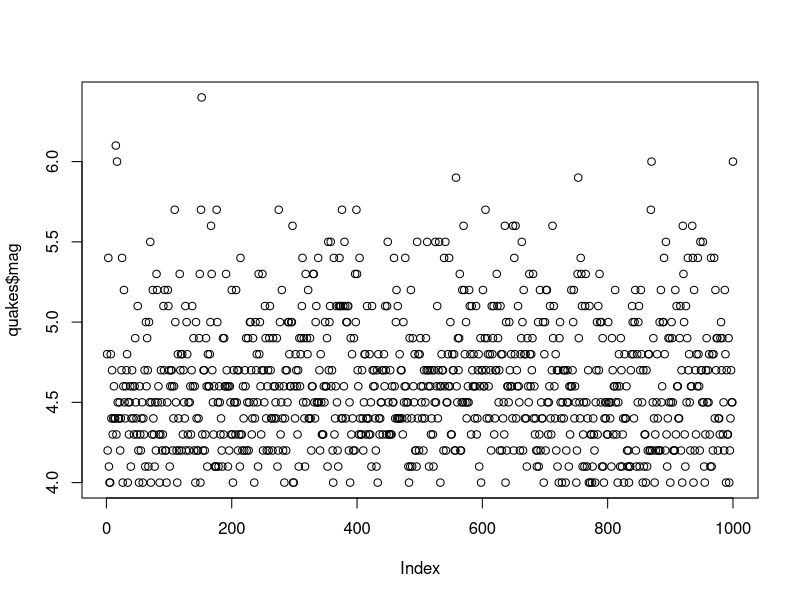
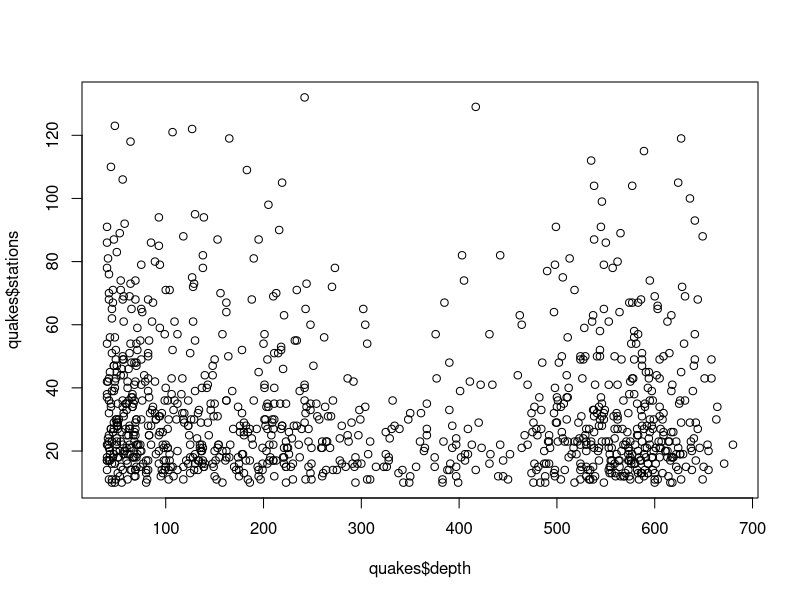
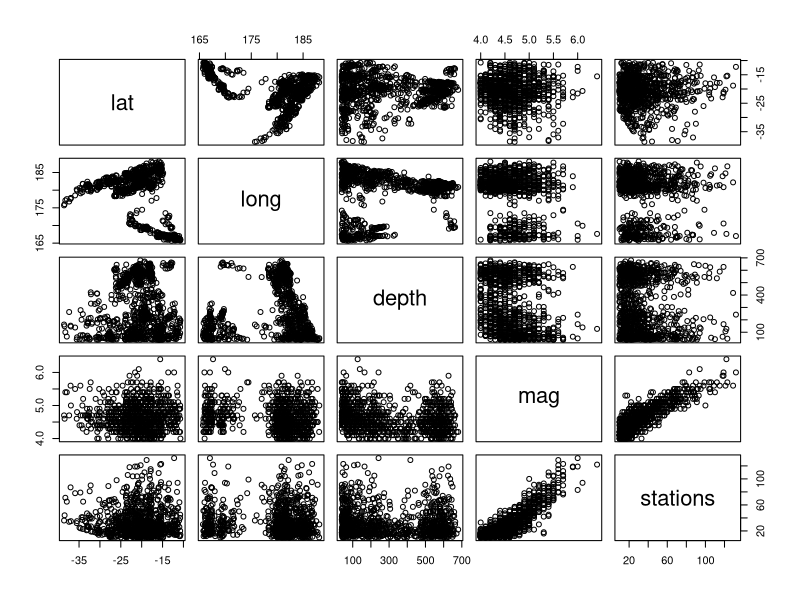
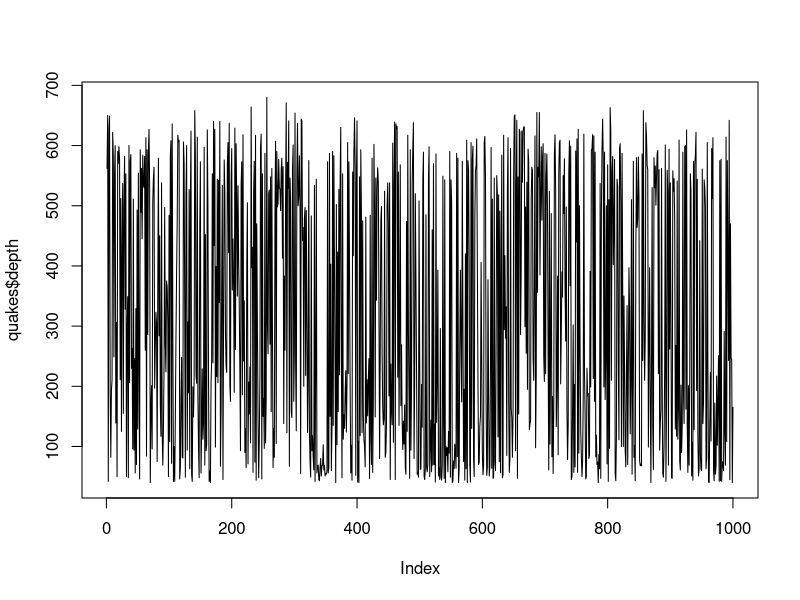
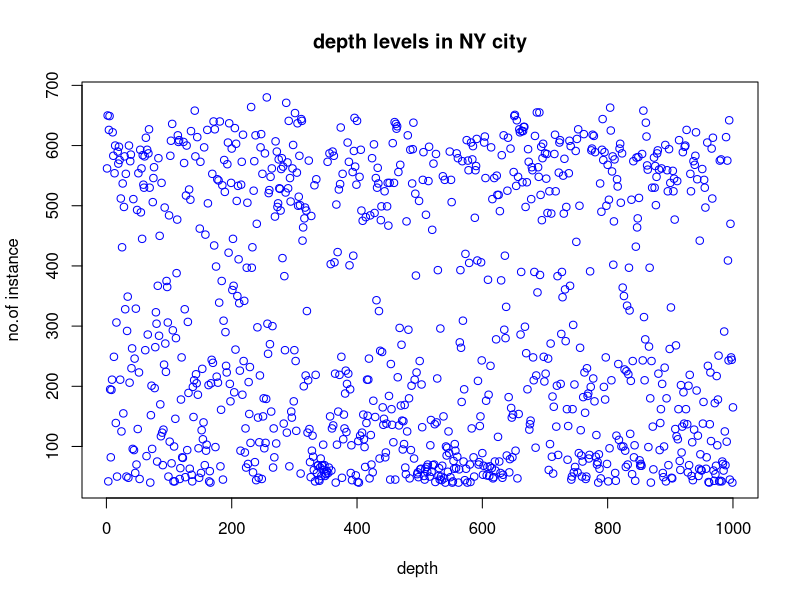
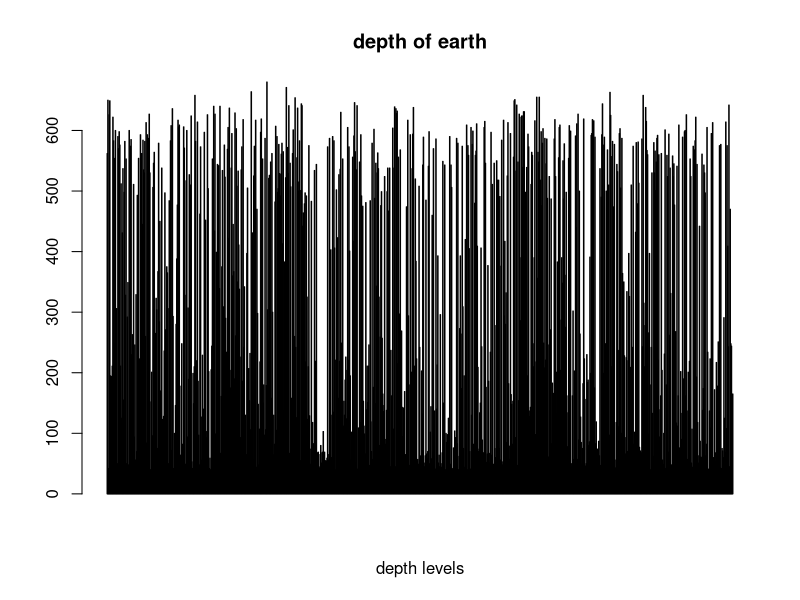
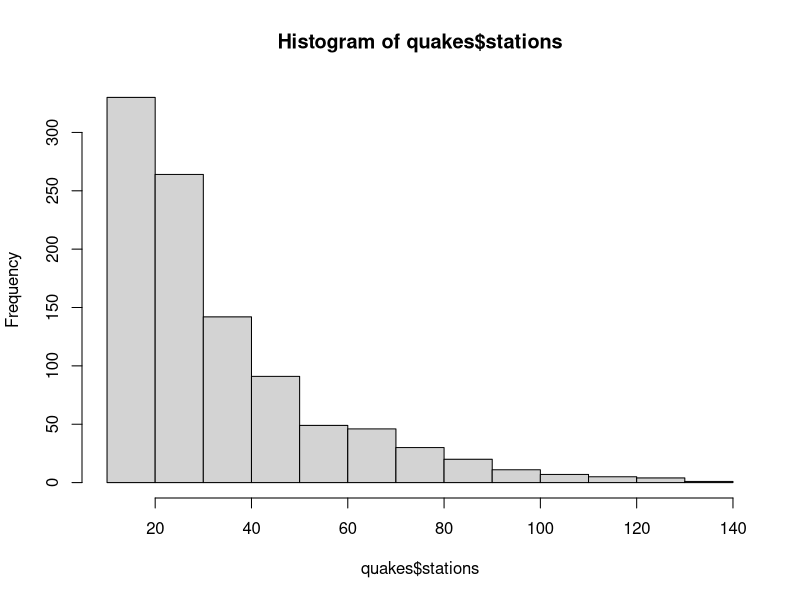
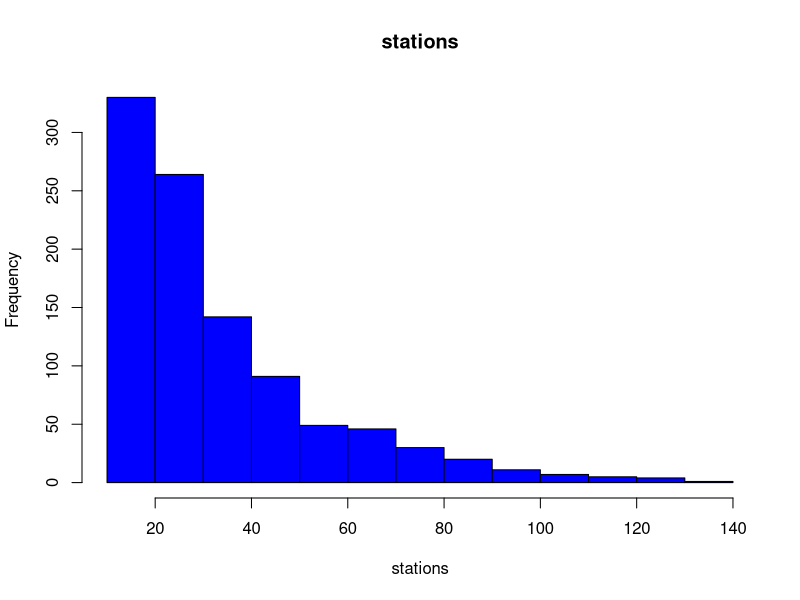

The R script that drew these images, in order:
e_quakes<-datasets::quakes
head(quakes)
tail(quakes)
quakes[,c(1,2)]
quakes$dep
summary(quakes$mag)
summary(quakes)
plot(quakes$mag)
plot(quakes$depth,quakes$stations)
plot(quakes)
#points and lines
plot(quakes$depth,type = "l")#p:points,l:lines,b:both
plot(quakes$depth,xlab = "depth ",
     ylab = "no.of instance",main="depth levels in NY city",
     col="blue")

#horizontal barplot
barplot(quakes$depth,main = "depth of earth",
        xlab="depth levels",col = "blue",horiz = F)
#histogram
hist(quakes$stations)
hist(quakes$stations,main="stations",
     xlab = "stations",col = "blue")

#single boxplot
boxplot(quakes$stations)

#multiple boxplots
boxplot(quakes[,1:4],main="multiple")

#margin of the grid(mar),
#no of rows and columns(mfrow),
#whether a border is to be included(bty)
#and position of the
#labels(las:1 for horizontal, las:0 for vertical)
#bty-box around the plot

par(mfrow=c(3,3),mar=c(2,5,2,1),las=1,bty="o")

plot(quakes$stations)
plot(quakes$depth,quakes$mag)
plot(quakes$depth,type="l")
plot(quakes$depth,type = "l")
plot(quakes$depth,type = "l")
barplot(quakes$depth,main="depth of land",
        xlab="depth level",col="green",horiz=T)
hist(quakes$mag)
boxplot(quakes$stations)
boxplot(quakes[,0:4],main="multiple box plots")
